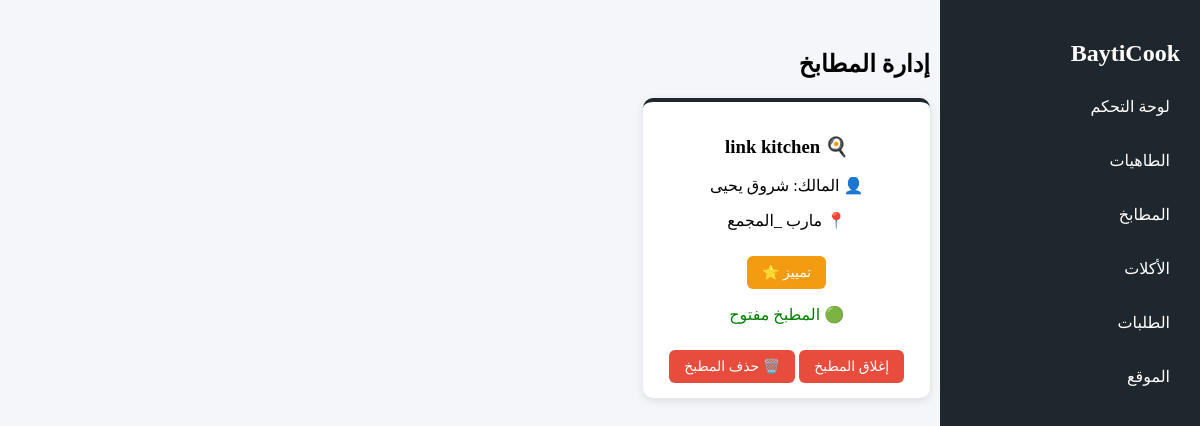
The app's page /admin/kitchens, older data.
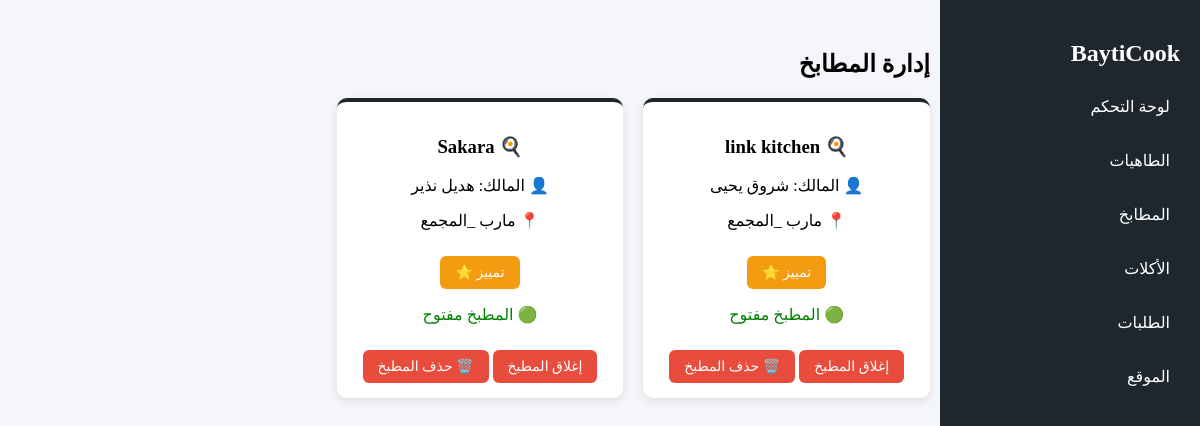
The same page, newer data.
### app/models/kitchen_model.py (models this page shows, shortened)
class Kitchen(db.Model):
    __tablename__ = "kitchens"
    id = db.Column(db.Integer, primary_key=True, autoincrement=True)
    user_id = db.Column(db.Integer, db.ForeignKey("users.id"))
    kitchen_name = db.Column(db.String(150), nullable=False)
    kitchen_logo = db.Column(db.String(255))   # صورة شعار المطبخ
    bank_account_name = db.Column(db.String(150))
    bank_account_number = db.Column(db.String(100))
    chef_name = db.Column(db.String(150))   # اسم الطاهية
    chef_phone = db.Column(db.String(50))   # رقم الطاهية
    status = db.Column(db.String(20), default="pending")
    created_at = db.Column(db.TIMESTAMP, server_default=db.func.current_timestamp())
    featured = db.Column(db.Integer, default=0)  # 0 = عادي، 1 = مميز
    is_open = db.Column(db.Integer, default=1)   # 1 = مفتوح، 0 = مغلق
    location = db.Column(db.String(150))
    address = db.Column(db.String(255))  # أدق من location
    description = db.Column(db.Text)
    meals = db.relationship("Meal", back_populates="kitchen", cascade="all, delete-orphan")

### app/models/user_model.py (models this page shows, shortened)
class User(db.Model):
    __tablename__ = "users"
    id = db.Column(db.Integer, primary_key=True, autoincrement=True)
    name = db.Column(db.String(100), nullable=False)
    email = db.Column(db.String(120), unique=True, nullable=True)
    phone = db.Column(db.String(20), unique=True, nullable=False)
    password_hash = db.Column(db.String(200), nullable=False)
    role = db.Column(db.String(20), nullable=False, default="customer")
    status = db.Column(db.String(20), default="pending")
    created_at = db.Column(db.DateTime, default=datetime.utcnow)
    kitchen = db.relationship("Kitchen", backref="user", uselist=False)
    orders = db.relationship(
        "Order",
        back_populates="user",
        foreign_keys="Order.user_id",
        cascade="all, delete-orphan"
    )
    customer_orders = db.relationship(
        "Order",
        back_populates="customer",
        foreign_keys="Order.customer_id"
    )

### app/routes/admin_routes.py (the view)
@admin.route("/admin/kitchens")
def kitchens():
    kitchens = Kitchen.query.all()
    return render_template("admin/kitchens.html", kitchens=kitchens)

### app/templates/admin/kitchens.html (shortened to what this page needs)
<!DOCTYPE html>
<html lang="ar" dir="rtl">
<head>
</head>
<body>
<div class="sidebar">
  <h2>BaytiCook</h2>
  <a href="/admin">لوحة التحكم</a>
  <a href="/admin/chefs">الطاهيات</a>
  <a href="/admin/kitchens">المطابخ</a>
  <a href="/admin/meals">الأكلات</a>
  <a href="/admin/orders">الطلبات</a>
  <a href="/">الموقع</a>
</div>
<div class="content">
  <h2>إدارة المطابخ</h2>
  <div class="grid">
    {% for kitchen in kitchens %}
    <div class="card">
      <h3>🍳 {{ kitchen.kitchen_name }}</h3>
      <p>👤 المالك: {{ kitchen.user.name }}</p>
      <p>📍 {{ kitchen.location }}</p>
      {% if kitchen.featured %}
        <p>⭐ مميز</p>
        <a class="btn unfeature" href="{{ url_for('admin.toggle_feature', kitchen_id=kitchen.id) }}">إلغاء التمييز</a>
      {% else %}
        <a class="btn feature" href="{{ url_for('admin.toggle_feature', kitchen_id=kitchen.id) }}">تمييز ⭐</a>
      {% endif %}
      <br>
      {% if kitchen.is_open %}
        <p style="color:green;">🟢 المطبخ مفتوح</p>
        <a class="btn close" href="{{ url_for('admin.toggle_kitchen', kitchen_id=kitchen.id) }}">إغلاق المطبخ</a>
      {% else %}
        <p style="color:red;">🔴 المطبخ مغلق</p>
        <a class="btn open" href="{{ url_for('admin.toggle_kitchen', kitchen_id=kitchen.id) }}">فتح المطبخ</a>
      {% endif %}
      <a class="btn delete" href="{{ url_for('admin.delete_kitchen', kitchen_id=kitchen.id) }}"
         onclick="return confirm('هل أنت متأكد من حذف هذا المطبخ؟');">
         🗑️ حذف المطبخ
      </a>
    </div>
    {% endfor %}
  </div>
</div>
</body>
</html>

### app/templates/admin/kitchens.html (style rules this page uses)
body { margin:0; font-family:Tahoma; background:#f5f6fa; direction:rtl; display:flex; }
.sidebar { width:220px; background:#1e272e; color:white; height:100vh; padding:20px; position:fixed; right:0; top:0; }
.sidebar a { display:block; color:white; text-decoration:none; margin:15px 0; padding:10px; border-radius:6px; }
.content { margin-right:240px; padding:30px; width:100%; }
.grid { display:grid; grid-template-columns:repeat(auto-fill,minmax(250px,1fr)); gap:20px; }
.card { background:white; padding:15px; border-radius:10px; box-shadow:0 3px 10px rgba(0,0,0,0.1); text-align:center; border-top: 4px solid #1e272e; }
.btn { display:inline-block; margin-top:10px; padding:8px 15px; border-radius:6px; color:white; text-decoration:none; font-size: 14px; cursor: pointer; border: none; }
.close { background:#e74c3c; }
.feature { background:#f39c12; }
.delete { background:#e74c3c; }

Row changes from the older to the newer data that the page shows:
added Kitchen: kitchen_name "Sakara", user.name "هديل نذير", location "مارب _المجمع"
